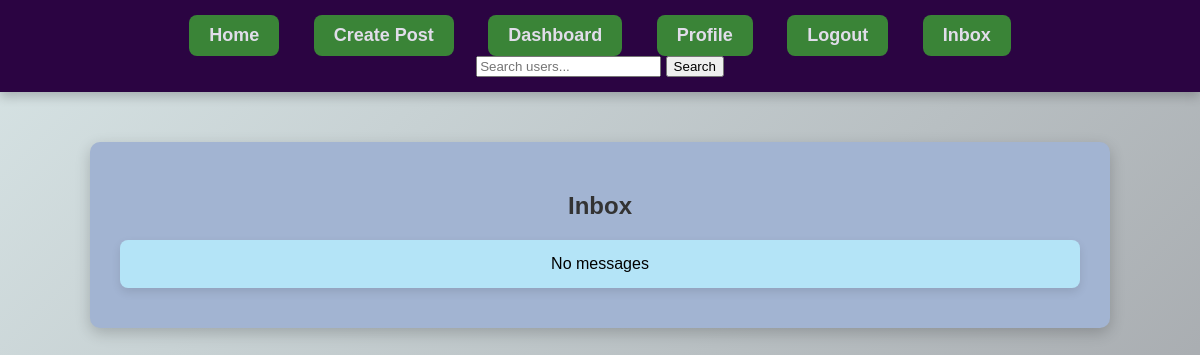
Before: /posts/inbox/ (signed in) with the older database file.
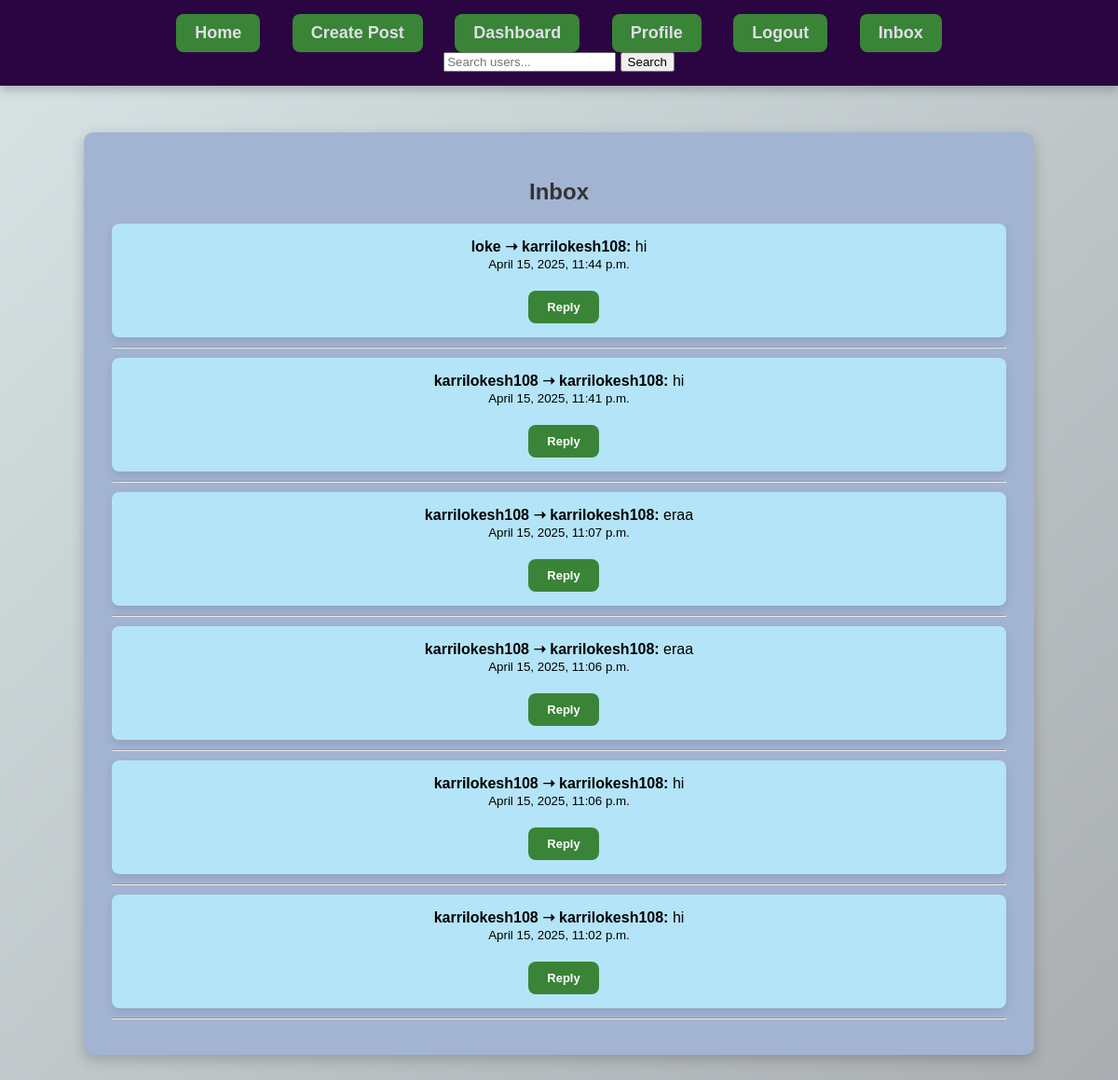
After: the same page with the newer database file.
### posts/models.py (models this page shows, shortened)
class Message(models.Model):
    sender = models.ForeignKey(User, on_delete=models.CASCADE, related_name='sent_messages')
    receiver = models.ForeignKey(User, on_delete=models.CASCADE, related_name='received_messages')
    content = models.TextField()
    timestamp = models.DateTimeField(auto_now_add=True)

### users/models.py (models this page shows, shortened)
class CustomUser(AbstractBaseUser, PermissionsMixin):
    name = models.CharField(max_length=20)
    email = models.EmailField(unique=True)
    age = models.IntegerField()
    phone= models.CharField(max_length=15, unique=True, null=True, blank=True)
    otp = models.CharField(max_length=6, null=True, blank=True)
    profile_pic = models.ImageField(upload_to='profile_pics/', null=True, blank=True, default="profile_pics/default-profile.png")
    username = models.CharField(max_length=30, unique=True, null=True, blank=True)
    bio = models.TextField(null=True, blank=True)
    first_name = models.CharField(max_length=30, null=True, blank=True)
    last_name = models.CharField(max_length=30, null=True, blank=True)
    gender = models.CharField(max_length=10, choices=[("Male", "Male"), ("Female", "Female"), ("Other", "Other")], null=True, blank=True)
    location = models.CharField(max_length=100, null=True, blank=True)
    linkedin = models.URLField(null=True, blank=True)
    github = models.URLField(null=True, blank=True)
    is_active = models.BooleanField(default=True)
    is_staff = models.BooleanField(default=False)
    firebase_uid = models.CharField(max_length=50, blank=True, null=True)
    followers = models.ManyToManyField('self', symmetrical=False, related_name='following', blank=True)
    objects = CustomUserManager()
    USERNAME_FIELD = "email"
    REQUIRED_FIELDS = ["name", "age", "phone"]

### posts/views.py (the view)
# urls.py: path('inbox/', inbox, name='inbox'),
@login_required
def inbox(request):
    received_messages = Message.objects.filter(receiver=request.user).order_by('-timestamp')
    return render(request, 'posts/inbox.html', {'messages': received_messages})

### posts/templates/posts/inbox.html
{% extends 'posts/base.html' %}
{% load static %}
{% block content %}
<link rel="stylesheet" href="{% static 'posts/inbox.css' %}">
<h2>Inbox</h2>
<ul>
    {% for msg in messages %}
    <li>
        <strong>{{ msg.sender.username }} ➝ {{ msg.receiver.username }}:</strong> {{ msg.content }}<br>
        <small>{{ msg.timestamp }}</small><br>
        <a href="{% url 'send-message' msg.sender.id %}">Reply</a>
    </li>
    <hr>
    {% empty %}
    <li>No messages</li>
    {% endfor %}
</ul>
{% endblock %}

Changed rows visible on the page:
added Message: sender.username "loke", receiver.username "karrilokesh108", content "hi", timestamp "April 15, 2025, 11:44 p.m."
added Message: sender.username "karrilokesh108", receiver.username "karrilokesh108", content "hi", timestamp "April 15, 2025, 11:41 p.m."
added Message: sender.username "karrilokesh108", receiver.username "karrilokesh108", content "eraa", timestamp "April 15, 2025, 11:07 p.m."
added Message: sender.username "karrilokesh108", receiver.username "karrilokesh108", content "eraa", timestamp "April 15, 2025, 11:06 p.m."
added Message: sender.username "karrilokesh108", receiver.username "karrilokesh108", content "hi", timestamp "April 15, 2025, 11:06 p.m."
added Message: sender.username "karrilokesh108", receiver.username "karrilokesh108", content "hi", timestamp "April 15, 2025, 11:02 p.m."
Other visible differences:
text no longer shown: "No messages"
